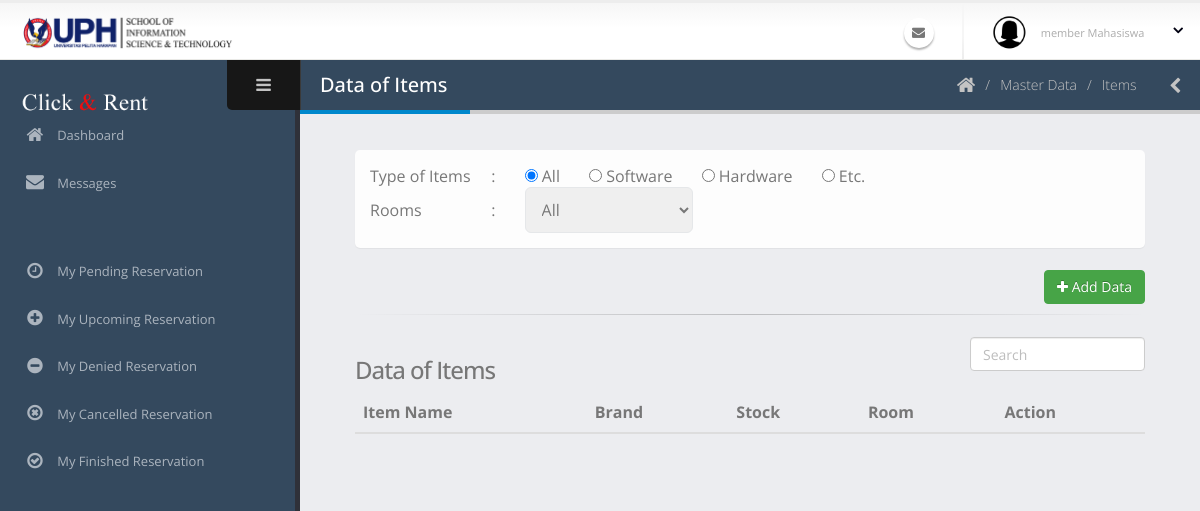
/admin/barang.php, run on the app's committed database.
### tables this page shows
CREATE TABLE `jenis_barang` (
  `id_jenisBarang` int(11) NOT NULL,
  `nama_jenisBarang` varchar(60) NOT NULL
);

### admin/barang.php (the view, shortened to what this page needs)
<?php include('../koneksi.php'); ?>
<?php include('req/head.php');?>
<?php include('req/header.php');?>
<?php include('req/leftbar.php');?>
	<section role="main" class="content-body">
		<header class="page-header">
			<h2>Data of Items</h2>
			<div class="right-wrapper pull-right">
				<ol class="breadcrumbs">
					<li>
						<a href="index.php">
							<i class="fa fa-home"></i>
						</a>
					</li>
					<li><span>Master Data</span></li>
					<li><span>Items</span></li>
				</ol>
				<a class="sidebar-right-toggle" data-open="sidebar-right"><i class="fa fa-chevron-left"></i></a>
			</div>
		</header>
<div class="container-fluid">
<div class="panel-body">
<table>
<tr>
<td>Type of Items&nbsp; &nbsp; &nbsp;</td>
		<td>: &nbsp; &nbsp; &nbsp;
		<input type="radio" value="semua" name="jenisbarang" checked onclick="cekBarang()"> All &nbsp; &nbsp; &nbsp;
		<?php
		$jb = mysqli_query($koneksi, "SELECT * FROM jenis_barang");
		while($djb = mysqli_fetch_array($jb)){
		?>
		<input type="radio" value="<?php echo $djb['id_jenisBarang'] ?>"  onclick="cekBarang()" name="jenisbarang"> <?php echo $djb['nama_jenisBarang'] ?> &nbsp; &nbsp; &nbsp;
		<?php } ?>
		</td>
</tr>
<tr>
	<td>
		Rooms
	</td>
	<td>: &nbsp; &nbsp; &nbsp;
	<select name="ruangans" id="ruangans" onchange="cekBarang()">
	<option value="semua">All</option>
			</select>
	</td>
</tr>
</table>
</div>
<br>
	<?php include('barang/modalTambah.php');?>
	<br>
	<hr>
	<div class="row">
		<div class="col-sm-9"><h3 style="">Data of Items</h3></div>
		<div class="col-sm-3"><input type="text" placeholder="Search" id="cari" class="form-control" oninput="cekBarang()"></div>
	</div>
	<div class="table-responsive">
	<table class="table table-striped mb-none">
		<thead>
			<tr>
				<th>Item Name</th>
				<th>Brand</th>
				<th>Stock</th>
				<th>Room</th>
				<th>Action</th>
			</tr>
		</thead>
	</table>
	</div>
</div>
<br>
<br>
<?php include('req/endtitle.php');?>
<?php include('req/script.php');?>

### admin/assets/stylesheets/skins/default.css (style rules this page uses)
a, .btn-link { color: #0088cc; }
.page-header h2 { border-bottom-color: #0088cc; }

### data on the page
jenis_barang: nama_jenisBarang "Software"
jenis_barang: nama_jenisBarang "Hardware"
jenis_barang: nama_jenisBarang "Etc."

### other printed values
$stat "member Mahasiswa"
